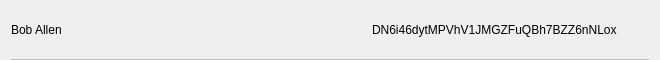
<?xml version="1.0" encoding="UTF-8"?>
<ui version="4.0">
 <class>AddressLabelRow</class>
 <widget class="QWidget" name="AddressLabelRow">
  <property name="geometry">
   <rect>
    <x>0</x>
    <y>0</y>
    <width>660</width>
    <height>60</height>
   </rect>
  </property>
  <property name="minimumSize">
   <size>
    <width>0</width>
    <height>60</height>
   </size>
  </property>
  <property name="windowTitle">
   <string>Form</string>
  </property>
  <layout class="QVBoxLayout" name="verticalLayout">
   <property name="spacing">
    <number>0</number>
   </property>
   <property name="topMargin">
    <number>0</number>
   </property>
   <property name="bottomMargin">
    <number>0</number>
   </property>
   <item>
    <widget class="QWidget" name="rowContainer" native="true">
     <property name="styleSheet">
      <string notr="true"/>
     </property>
     <layout class="QHBoxLayout" name="horizontalLayout">
      <property name="spacing">
       <number>0</number>
      </property>
      <property name="leftMargin">
       <number>0</number>
      </property>
      <property name="topMargin">
       <number>0</number>
      </property>
      <property name="rightMargin">
       <number>0</number>
      </property>
      <property name="bottomMargin">
       <number>0</number>
      </property>
      <item>
       <widget class="QLabel" name="lblLabel">
        <property name="styleSheet">
         <string notr="true"/>
        </property>
        <property name="text">
         <string>Bob Allen</string>
        </property>
       </widget>
      </item>
      <item>
       <spacer name="horizontalSpacer">
        <property name="orientation">
         <enum>Qt::Horizontal</enum>
        </property>
        <property name="sizeHint" stdset="0">
         <size>
          <width>40</width>
          <height>20</height>
         </size>
        </property>
       </spacer>
      </item>
      <item>
       <widget class="QLabel" name="lblAddress">
        <property name="styleSheet">
         <string notr="true"/>
        </property>
        <property name="text">
         <string>DN6i46dytMPVhV1JMGZFuQBh7BZZ6nNLox</string>
        </property>
       </widget>
      </item>
      <item>
       <widget class="QPushButton" name="btnMenu">
        <property name="styleSheet">
         <string notr="true">border:none; background-color:transparent;</string>
        </property>
        <property name="text">
         <string/>
        </property>
        <property name="icon">
         <iconset resource="resource.qrc">
          <normaloff>://ic-menu-hover</normaloff>://ic-menu-hover</iconset>
        </property>
        <property name="iconSize">
         <size>
          <width>24</width>
          <height>24</height>
         </size>
        </property>
       </widget>
      </item>
     </layout>
    </widget>
   </item>
   <item>
    <widget class="QLabel" name="lblDivisory">
     <property name="minimumSize">
      <size>
       <width>0</width>
       <height>1</height>
      </size>
     </property>
     <property name="maximumSize">
      <size>
       <width>16777215</width>
       <height>1</height>
      </size>
     </property>
     <property name="styleSheet">
      <string notr="true">background-color:#BFBFBF;</string>
     </property>
     <property name="text">
      <string/>
     </property>
     <property name="alignment">
      <set>Qt::AlignBottom|Qt::AlignLeading|Qt::AlignLeft</set>
     </property>
    </widget>
   </item>
  </layout>
 </widget>
 <resources>
  <include location="resource.qrc"/>
 </resources>
 <connections/>
</ui>
